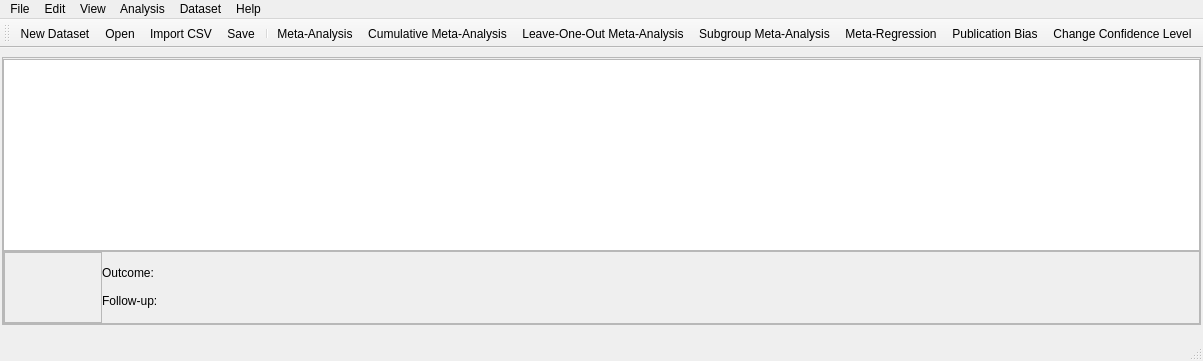
<?xml version="1.0" encoding="UTF-8"?>
<ui version="4.0">
 <class>MainWindow</class>
 <widget class="QMainWindow" name="MainWindow">
  <property name="geometry">
   <rect>
    <x>0</x>
    <y>0</y>
    <width>0</width>
    <height>0</height>
   </rect>
  </property>
  <property name="windowTitle">
   <string>RCMetaStudio</string>
  </property>
  <property name="windowIcon">
   <iconset resource="../images/icons.qrc">
    <normaloff>:/misc/meta.png</normaloff>:/misc/meta.png</iconset>
  </property>
  <widget class="QWidget" name="centralwidget">
   <property name="cursor">
    <cursorShape>ArrowCursor</cursorShape>
   </property>
   <layout class="QVBoxLayout" name="verticalLayout_3">
    <property name="spacing">
     <number>0</number>
    </property>
    <property name="leftMargin">
     <number>2</number>
    </property>
    <property name="rightMargin">
     <number>2</number>
    </property>
    <property name="bottomMargin">
     <number>0</number>
    </property>
    <item>
     <widget class="QFrame" name="nav_frame">
      <property name="frameShape">
       <enum>QFrame::StyledPanel</enum>
      </property>
      <property name="frameShadow">
       <enum>QFrame::Plain</enum>
      </property>
      <layout class="QVBoxLayout" name="verticalLayout_2">
       <property name="spacing">
        <number>1</number>
       </property>
       <property name="leftMargin">
        <number>0</number>
       </property>
       <property name="topMargin">
        <number>1</number>
       </property>
       <property name="rightMargin">
        <number>0</number>
       </property>
       <property name="bottomMargin">
        <number>0</number>
       </property>
       <item>
        <layout class="QVBoxLayout" name="verticalLayout">
         <property name="spacing">
          <number>0</number>
         </property>
         <property name="bottomMargin">
          <number>0</number>
         </property>
         <item>
          <widget class="QTableView" name="tableView">
           <property name="sizePolicy">
            <sizepolicy hsizetype="Expanding" vsizetype="Expanding">
             <horstretch>0</horstretch>
             <verstretch>0</verstretch>
            </sizepolicy>
           </property>
           <property name="alternatingRowColors">
            <bool>true</bool>
           </property>
          </widget>
         </item>
         <item>
          <widget class="QFrame" name="frame">
           <property name="frameShape">
            <enum>QFrame::StyledPanel</enum>
           </property>
           <property name="frameShadow">
            <enum>QFrame::Raised</enum>
           </property>
           <layout class="QHBoxLayout" name="horizontalLayout">
            <property name="spacing">
             <number>0</number>
            </property>
            <property name="margin">
             <number>0</number>
            </property>
            <item>
             <layout class="QHBoxLayout" name="control_button_layout">
              <property name="spacing">
               <number>0</number>
              </property>
              <item>
               <widget class="QFrame" name="frame_2">
                <property name="frameShape">
                 <enum>QFrame::StyledPanel</enum>
                </property>
                <property name="frameShadow">
                 <enum>QFrame::Raised</enum>
                </property>
                <layout class="QGridLayout" name="navigationLayout">
                 <property name="spacing">
                  <number>0</number>
                 </property>
                 <property name="margin">
                  <number>0</number>
                 </property>
                 <item row="1" column="0">
                <widget class="QToolButton" name="nav_left_btn">
                 <property name="text">
                  <string/>
                 </property>
                 <property name="icon">
                  <iconset resource="../images/icons.qrc">
                   <normaloff>:/icons/actions/navigation-left.svg</normaloff>:/icons/actions/navigation-left.svg</iconset>
                 </property>
                 <property name="autoRaise">
                  <bool>true</bool>
                 </property>
                </widget>
                 </item>
                 <item row="0" column="1">
                <widget class="QToolButton" name="nav_up_btn">
                 <property name="text">
                  <string/>
                 </property>
                 <property name="icon">
                  <iconset resource="../images/icons.qrc">
                   <normaloff>:/icons/actions/navigation-up.svg</normaloff>:/icons/actions/navigation-up.svg</iconset>
                 </property>
                 <property name="autoRaise">
                  <bool>true</bool>
                 </property>
                </widget>
                 </item>
                 <item row="2" column="1">
                <widget class="QToolButton" name="nav_down_btn">
                 <property name="text">
                  <string/>
                 </property>
                 <property name="icon">
                  <iconset resource="../images/icons.qrc">
                   <normaloff>:/icons/actions/navigation-down.svg</normaloff>:/icons/actions/navigation-down.svg</iconset>
                 </property>
                 <property name="toolButtonStyle">
                  <enum>Qt::ToolButtonIconOnly</enum>
                 </property>
                 <property name="autoRaise">
                  <bool>true</bool>
                 </property>
                 <property name="arrowType">
                  <enum>Qt::NoArrow</enum>
                 </property>
                </widget>
                 </item>
                 <item row="1" column="1">
                <widget class="QLabel" name="navigation_label">
                 <property name="text">
                  <string/>
                 </property>
                 <property name="alignment">
                  <set>Qt::AlignCenter</set>
                 </property>
                </widget>
                 </item>
                 <item row="1" column="2">
                <widget class="QToolButton" name="nav_right_btn">
                 <property name="text">
                  <string/>
                 </property>
                 <property name="icon">
                  <iconset resource="../images/icons.qrc">
                   <normaloff>:/icons/actions/navigation-right.svg</normaloff>:/icons/actions/navigation-right.svg</iconset>
                 </property>
                 <property name="autoRaise">
                  <bool>true</bool>
                 </property>
                </widget>
                 </item>
                 <item row="1" column="3">
                <widget class="QToolButton" name="nav_add_btn">
                 <property name="text">
                  <string/>
                 </property>
                 <property name="icon">
                  <iconset resource="../images/icons.qrc">
                   <normaloff>:/icons/actions/add.svg</normaloff>:/icons/actions/add.svg</iconset>
                 </property>
                 <property name="autoRaise">
                  <bool>true</bool>
                 </property>
                </widget>
                 </item>
                </layout>
               </widget>
              </item>
              <item>
               <layout class="QGridLayout" name="gridLayout">
                <item row="0" column="0">
                 <widget class="QLabel" name="label">
                  <property name="text">
                   <string>Outcome:</string>
                  </property>
                 </widget>
                </item>
                <item row="1" column="0">
                 <widget class="QLabel" name="label_3">
                  <property name="text">
                   <string>Follow-up:</string>
                  </property>
                 </widget>
                </item>
                <item row="1" column="1">
                 <widget class="QLabel" name="current_follow_up_label">
                  <property name="sizePolicy">
                   <sizepolicy hsizetype="Expanding" vsizetype="Fixed">
                    <horstretch>0</horstretch>
                    <verstretch>0</verstretch>
                   </sizepolicy>
                  </property>
                  <property name="text">
                   <string/>
                  </property>
                 </widget>
                </item>
                <item row="0" column="1">
                 <widget class="QLabel" name="current_outcome_label">
                  <property name="sizePolicy">
                   <sizepolicy hsizetype="Expanding" vsizetype="Fixed">
                    <horstretch>0</horstretch>
                    <verstretch>0</verstretch>
                   </sizepolicy>
                  </property>
                  <property name="text">
                   <string/>
                  </property>
                 </widget>
                </item>
               </layout>
              </item>
             </layout>
            </item>
            <item>
             <spacer name="horizontalSpacer">
              <property name="orientation">
               <enum>Qt::Horizontal</enum>
              </property>
              <property name="sizeHint" stdset="0">
               <size>
                <width>396</width>
                <height>18</height>
               </size>
              </property>
             </spacer>
            </item>
            <item>
             <layout class="QHBoxLayout" name="confidence_interval_layout"/>
            </item>
           </layout>
          </widget>
         </item>
        </layout>
       </item>
      </layout>
     </widget>
    </item>
    <item>
     <widget class="QLabel" name="dataset_file_lbl">
      <property name="text">
       <string/>
      </property>
     </widget>
    </item>
   </layout>
  </widget>
  <widget class="QMenuBar" name="menu_bar">
   <property name="geometry">
    <rect>
     <x>0</x>
     <y>0</y>
     <width>1000</width>
     <height>22</height>
    </rect>
   </property>
   <widget class="QMenu" name="menu_file">
    <property name="title">
     <string>File</string>
    </property>
    <widget class="QMenu" name="action_open_recent_2">
     <property name="title">
      <string>Open Recent</string>
     </property>
    </widget>
    <addaction name="action_save"/>
    <addaction name="action_save_as"/>
    <addaction name="action_open"/>
    <addaction name="action_open_recent_2"/>
    <addaction name="action_import_csv"/>
    <addaction name="action_quit"/>
   </widget>
   <widget class="QMenu" name="menuAnalysis">
    <property name="title">
     <string>Analysis</string>
    </property>
    <widget class="QMenu" name="menuMetric">
     <property name="title">
      <string>Metric</string>
     </property>
    </widget>
    <addaction name="menuMetric"/>
    <addaction name="separator"/>
    <addaction name="action_go"/>
    <addaction name="separator"/>
    <addaction name="action_cum_ma"/>
    <addaction name="action_loo_ma"/>
    <addaction name="action_subgroup_ma"/>
    <addaction name="separator"/>
    <addaction name="action_meta_regression"/>
    <addaction name="action_publication_bias"/>
    <addaction name="action_change_confidence_level"/>
   </widget>
   <widget class="QMenu" name="menuDataset">
    <property name="title">
     <string>Dataset</string>
    </property>
    <addaction name="action_new_dataset"/>
    <addaction name="separator"/>
    <addaction name="action_edit"/>
    <addaction name="action_add_covariate"/>
   </widget>
   <widget class="QMenu" name="menuEdit">
    <property name="title">
     <string>Edit</string>
    </property>
    <addaction name="action_undo"/>
    <addaction name="action_redo"/>
    <addaction name="action_copy"/>
    <addaction name="action_paste"/>
   </widget>
   <widget class="QMenu" name="menuHelp">
    <property name="title">
     <string>Help</string>
    </property>
    <addaction name="action_about_legal"/>
   </widget>
   <widget class="QMenu" name="menuView">
    <property name="title">
     <string>View</string>
    </property>
    <addaction name="action_auto_fit_columns"/>
   </widget>
   <addaction name="menu_file"/>
   <addaction name="menuEdit"/>
   <addaction name="menuView"/>
   <addaction name="menuAnalysis"/>
   <addaction name="menuDataset"/>
   <addaction name="menuHelp"/>
  </widget>
  <widget class="QStatusBar" name="statusbar"/>
  <widget class="QToolBar" name="toolBar">
   <property name="windowTitle">
    <string>Tool Bar</string>
   </property>
   <property name="iconSize">
    <size>
     <width>28</width>
     <height>28</height>
    </size>
   </property>
   <attribute name="toolBarArea">
    <enum>TopToolBarArea</enum>
   </attribute>
   <attribute name="toolBarBreak">
    <bool>false</bool>
   </attribute>
   <addaction name="action_new_dataset"/>
   <addaction name="action_open"/>
   <addaction name="action_import_csv"/>
   <addaction name="action_save"/>
   <addaction name="separator"/>
   <addaction name="action_go"/>
   <addaction name="action_cum_ma"/>
   <addaction name="action_loo_ma"/>
   <addaction name="action_subgroup_ma"/>
   <addaction name="action_meta_regression"/>
   <addaction name="action_publication_bias"/>
   <addaction name="action_change_confidence_level"/>
  </widget>
  <action name="action_save">
   <property name="icon">
    <iconset resource="../images/icons.qrc">
     <normaloff>:/icons/actions/save.svg</normaloff>:/icons/actions/save.svg</iconset>
   </property>
   <property name="text">
    <string>Save</string>
   </property>
  </action>
  <action name="action_open">
   <property name="icon">
    <iconset resource="../images/icons.qrc">
     <normaloff>:/icons/actions/open.svg</normaloff>:/icons/actions/open.svg</iconset>
   </property>
   <property name="text">
    <string>Open</string>
   </property>
  </action>
  <action name="action_quit">
   <property name="icon">
    <iconset resource="../images/icons.qrc">
     <normaloff>:/icons/actions/quit.svg</normaloff>:/icons/actions/quit.svg</iconset>
   </property>
   <property name="text">
    <string>Quit</string>
   </property>
  </action>
  <action name="action_go">
   <property name="icon">
    <iconset resource="../images/icons.qrc">
     <normaloff>:/icons/analyses/meta-analysis.svg</normaloff>:/icons/analyses/meta-analysis.svg</iconset>
   </property>
   <property name="text">
    <string>Meta-Analysis</string>
   </property>
  </action>
  <action name="action_edit">
   <property name="icon">
    <iconset resource="../images/icons.qrc">
     <normaloff>:/icons/actions/edit-dataset.svg</normaloff>:/icons/actions/edit-dataset.svg</iconset>
   </property>
   <property name="text">
    <string>Edit</string>
   </property>
  </action>
  <action name="action_add_covariate">
   <property name="icon">
    <iconset resource="../images/icons.qrc">
     <normaloff>:/icons/actions/add-covariate.svg</normaloff>:/icons/actions/add-covariate.svg</iconset>
   </property>
   <property name="text">
    <string>Add Covariate</string>
   </property>
  </action>
  <action name="action_cum_ma">
   <property name="icon">
    <iconset resource="../images/icons.qrc">
     <normaloff>:/icons/analyses/cumulative-analysis.svg</normaloff>:/icons/analyses/cumulative-analysis.svg</iconset>
   </property>
   <property name="text">
    <string>Cumulative Meta-Analysis</string>
   </property>
  </action>
  <action name="action_loo_ma">
   <property name="icon">
    <iconset resource="../images/icons.qrc">
     <normaloff>:/icons/analyses/leave-one-out-analysis.svg</normaloff>:/icons/analyses/leave-one-out-analysis.svg</iconset>
   </property>
   <property name="text">
    <string>Leave-One-Out Meta-Analysis</string>
   </property>
  </action>
  <action name="action_new_dataset">
   <property name="icon">
    <iconset resource="../images/icons.qrc">
     <normaloff>:/icons/actions/new-dataset.svg</normaloff>:/icons/actions/new-dataset.svg</iconset>
   </property>
   <property name="text">
    <string>New Dataset</string>
   </property>
  </action>
  <action name="action_meta_regression">
   <property name="icon">
    <iconset resource="../images/icons.qrc">
     <normaloff>:/icons/analyses/meta-regression.svg</normaloff>:/icons/analyses/meta-regression.svg</iconset>
   </property>
   <property name="text">
    <string>Meta-Regression</string>
   </property>
  </action>
  <action name="action_publication_bias">
   <property name="text">
    <string>Publication Bias</string>
   </property>
   <property name="toolTip">
    <string>Publication Bias and Small-Study Effects</string>
   </property>
   <property name="statusTip">
    <string>Publication Bias and Small-Study Effects</string>
   </property>
  </action>
  <action name="action_undo">
   <property name="icon">
    <iconset resource="../images/icons.qrc">
     <normaloff>:/icons/actions/undo.svg</normaloff>:/icons/actions/undo.svg</iconset>
   </property>
   <property name="text">
    <string>Undo</string>
   </property>
   <property name="shortcut">
    <string>Ctrl+Z</string>
   </property>
  </action>
  <action name="action_redo">
   <property name="icon">
    <iconset resource="../images/icons.qrc">
     <normaloff>:/icons/actions/redo.svg</normaloff>:/icons/actions/redo.svg</iconset>
   </property>
   <property name="text">
    <string>Redo</string>
   </property>
   <property name="shortcut">
    <string>Ctrl+Y</string>
   </property>
  </action>
  <action name="action_copy">
   <property name="icon">
    <iconset resource="../images/icons.qrc">
     <normaloff>:/icons/actions/copy.svg</normaloff>:/icons/actions/copy.svg</iconset>
   </property>
   <property name="text">
    <string>Copy</string>
   </property>
   <property name="shortcut">
    <string>Ctrl+C</string>
   </property>
  </action>
  <action name="action_paste">
   <property name="icon">
    <iconset resource="../images/icons.qrc">
     <normaloff>:/icons/actions/paste.svg</normaloff>:/icons/actions/paste.svg</iconset>
   </property>
   <property name="text">
    <string>Paste</string>
   </property>
   <property name="shortcut">
    <string>Ctrl+V</string>
   </property>
  </action>
  <action name="action_subgroup_ma">
   <property name="icon">
    <iconset resource="../images/icons.qrc">
     <normaloff>:/icons/analyses/subgroup-analysis.svg</normaloff>:/icons/analyses/subgroup-analysis.svg</iconset>
   </property>
   <property name="text">
    <string>Subgroup Meta-Analysis</string>
   </property>
  </action>
  <action name="action_save_as">
   <property name="icon">
    <iconset resource="../images/icons.qrc">
     <normaloff>:/icons/actions/save-as.svg</normaloff>:/icons/actions/save-as.svg</iconset>
   </property>
   <property name="text">
    <string>Save As</string>
   </property>
  </action>
  <action name="action_about_legal">
   <property name="icon">
    <iconset resource="../images/icons.qrc">
     <normaloff>:/icons/actions/about-legal.svg</normaloff>:/icons/actions/about-legal.svg</iconset>
   </property>
   <property name="text">
    <string>About/Legal</string>
   </property>
  </action>
  <action name="action_change_confidence_level">
   <property name="icon">
    <iconset resource="../images/icons.qrc">
     <normaloff>:/icons/actions/confidence-level.svg</normaloff>:/icons/actions/confidence-level.svg</iconset>
   </property>
   <property name="text">
    <string>Change Confidence Level</string>
   </property>
  </action>
  <action name="action_import_csv">
   <property name="icon">
    <iconset resource="../images/icons.qrc">
     <normaloff>:/icons/actions/import-csv.svg</normaloff>:/icons/actions/import-csv.svg</iconset>
   </property>
   <property name="text">
    <string>Import CSV</string>
   </property>
  </action>
  <action name="action_auto_fit_columns">
   <property name="icon">
    <iconset resource="../images/icons.qrc">
     <normaloff>:/icons/actions/auto-fit-columns.svg</normaloff>:/icons/actions/auto-fit-columns.svg</iconset>
   </property>
   <property name="text">
    <string>Auto-Fit Columns</string>
   </property>
  </action>
 </widget>
 <resources>
  <include location="../images/icons.qrc"/>
 </resources>
 <connections/>
</ui>
